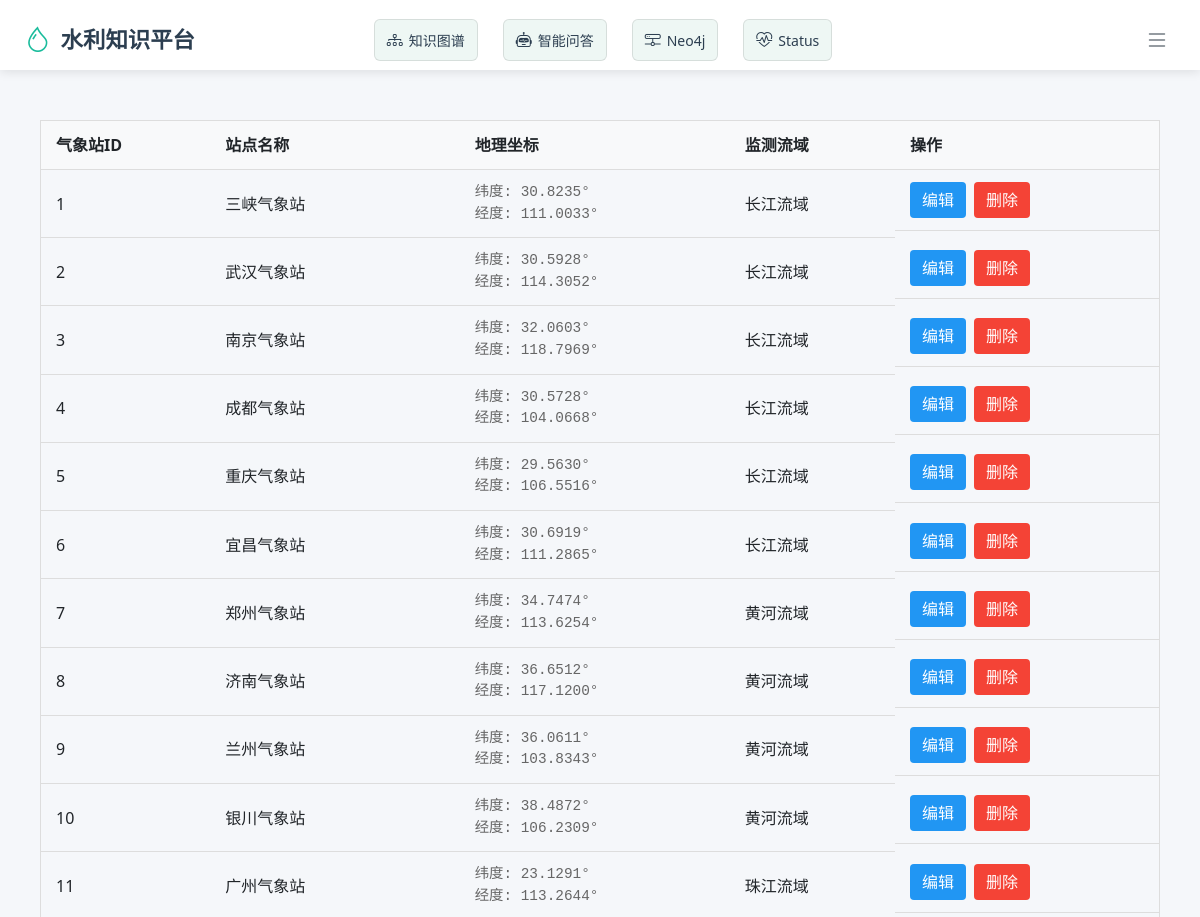
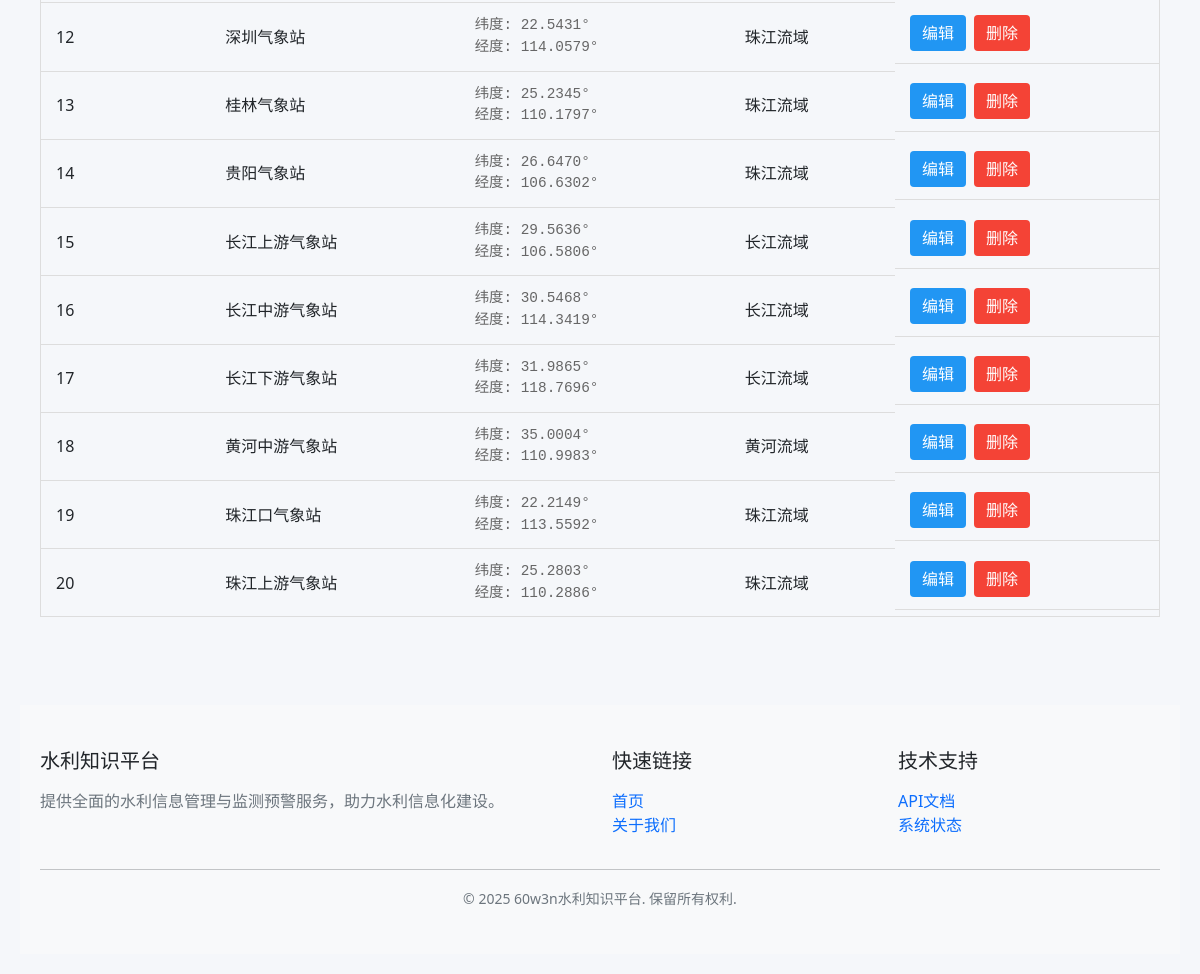
Page /stations/ on the committed database (2 pictures, top to bottom).
### app/models.py (models this page shows, shortened)
class WeatherStation(db.Model):
    __tablename__ = 'weather_stations'
    station_id = db.Column(db.Integer, primary_key=True)
    name = db.Column(db.String(255), nullable=False)
    latitude = db.Column(db.Float, nullable=False)
    longitude = db.Column(db.Float, nullable=False)
    basin_id = db.Column(db.Integer, db.ForeignKey('basins.basin_id'), nullable=False)
    created_at = db.Column(db.DateTime, default=datetime.utcnow)  # 新增字段
    basin = db.relationship('Basin', back_populates='weather_stations')

class Basin(db.Model):
    __tablename__ = 'basins'
    basin_id = db.Column(db.Integer, primary_key=True)
    name = db.Column(db.String(255), nullable=False)
    area = db.Column(db.Float, nullable=False)
    region = db.Column(db.String(255), nullable=False)
    created_at = db.Column(db.DateTime, default=datetime.utcnow)  # 新增字段
    created_at = db.Column(db.DateTime, default=datetime.utcnow)  # 新增字段
    rivers = db.relationship('River', back_populates='basin', cascade='all, delete-orphan')
    weather_stations = db.relationship('WeatherStation', back_populates='basin', cascade='all, delete-orphan')

### app/routes/stations.py (the view)
@stations_bp.route('/')
def list_stations():
    stations = WeatherStation.query.join(Basin).order_by(WeatherStation.station_id).all()
    return render_template('stations/list.html', stations=stations)

### app/templates/stations/list.html (shortened to what this page needs)
{% extends "base.html" %}
{% block content %}
    <div class="table-container">
        <table class="data-table">
            <thead>
                <tr>
                    <th>气象站ID</th>
                    <th>站点名称</th>
                    <th>地理坐标</th>
                    <th>监测流域</th>
                    <th>操作</th>
                </tr>
            </thead>
            <tbody>
                {% for station in stations %}
                    <tr>
                        <td>{{ station.station_id }}</td>
                        <td>{{ station.name }}</td>
                        <td>
                            <span class="coordinate">纬度: {{ "%.4f"|format(station.latitude) }}°</span>
                            <span class="coordinate">经度: {{ "%.4f"|format(station.longitude) }}°</span>
                        </td>
                        <td>{{ station.basin.name }}</td>
                        <td class="actions">
                            <a href="{{ url_for('station.edit_station', station_id=station.station_id) }}"
                               class="btn-edit">编辑</a>
                            <form action="{{ url_for('station.delete_station', station_id=station.station_id) }}"
                                  method="post">
                                <button type="submit" class="btn-delete">删除</button>
                            </form>
                        </td>
                    </tr>
                {% else %}
                    <tr>
                        <td colspan="5" class="no-data">暂无气象站数据</td>
                    </tr>
                {% endfor %}
            </tbody>
        </table>
    </div>
{% endblock %}

### app/static/style.css (style rules this page uses)
body { font-family: Arial, sans-serif; line-height: 1.6; margin: 0; padding: 20px; color: #333; }
table { width: 100%; border-collapse: collapse; margin-bottom: 20px; }
table, th, td { border: 1px solid #ddd; }
th, td { padding: 12px; text-align: left; }
th { background-color: #f4f4f4; }
button, .btn { padding: 8px 15px; background: #007bff; color: white; border: none; border-radius: 4px; cursor: pointer; text-decoration: none; }
.table-container { overflow-x: auto; }
.data-table { width: 100%; border-collapse: collapse; }
.data-table th, .data-table td { padding: 12px 15px; text-align: left; border-bottom: 1px solid #ddd; }
.data-table th { background-color: #f8f9fa; font-weight: 600; }
.actions { display: flex; gap: 8px; }
.btn-edit { background-color: #2196f3; color: white; padding: 6px 12px; border-radius: 4px; text-decoration: none; }
.btn-delete { background-color: #f44336; color: white; padding: 6px 12px; border: none; border-radius: 4px; cursor: pointer; }
.coordinate { display: block; font-family: monospace; font-size: 0.9em; color: #666; }

### rows in the picture
WeatherStation: station_id "1", name "三峡气象站", latitude "30.8235", longitude "111.0033", basin.name "长江流域"
WeatherStation: station_id "2", name "武汉气象站", latitude "30.5928", longitude "114.3052", basin.name "长江流域"
WeatherStation: station_id "3", name "南京气象站", latitude "32.0603", longitude "118.7969", basin.name "长江流域"
WeatherStation: station_id "4", name "成都气象站", latitude "30.5728", longitude "104.0668", basin.name "长江流域"
WeatherStation: station_id "5", name "重庆气象站", latitude "29.5630", longitude "106.5516", basin.name "长江流域"
WeatherStation: station_id "6", name "宜昌气象站", latitude "30.6919", longitude "111.2865", basin.name "长江流域"
WeatherStation: station_id "7", name "郑州气象站", latitude "34.7474", longitude "113.6254", basin.name "黄河流域"
WeatherStation: station_id "8", name "济南气象站", latitude "36.6512", longitude "117.1200", basin.name "黄河流域"
WeatherStation: station_id "9", name "兰州气象站", latitude "36.0611", longitude "103.8343", basin.name "黄河流域"
WeatherStation: station_id "10", name "银川气象站", latitude "38.4872", longitude "106.2309", basin.name "黄河流域"
WeatherStation: station_id "11", name "广州气象站", latitude "23.1291", longitude "113.2644", basin.name "珠江流域"
WeatherStation: station_id "12", name "深圳气象站", latitude "22.5431", longitude "114.0579", basin.name "珠江流域"
WeatherStation: station_id "13", name "桂林气象站", latitude "25.2345", longitude "110.1797", basin.name "珠江流域"
WeatherStation: station_id "14", name "贵阳气象站", latitude "26.6470", longitude "106.6302", basin.name "珠江流域"
WeatherStation: station_id "15", name "长江上游气象站", latitude "29.5636", longitude "106.5806", basin.name "长江流域"
WeatherStation: station_id "16", name "长江中游气象站", latitude "30.5468", longitude "114.3419", basin.name "长江流域"
WeatherStation: station_id "17", name "长江下游气象站", latitude "31.9865", longitude "118.7696", basin.name "长江流域"
WeatherStation: station_id "18", name "黄河中游气象站", latitude "35.0004", longitude "110.9983", basin.name "黄河流域"
WeatherStation: station_id "19", name "珠江口气象站", latitude "22.2149", longitude "113.5592", basin.name "珠江流域"
WeatherStation: station_id "20", name "珠江上游气象站", latitude "25.2803", longitude "110.2886", basin.name "珠江流域"
